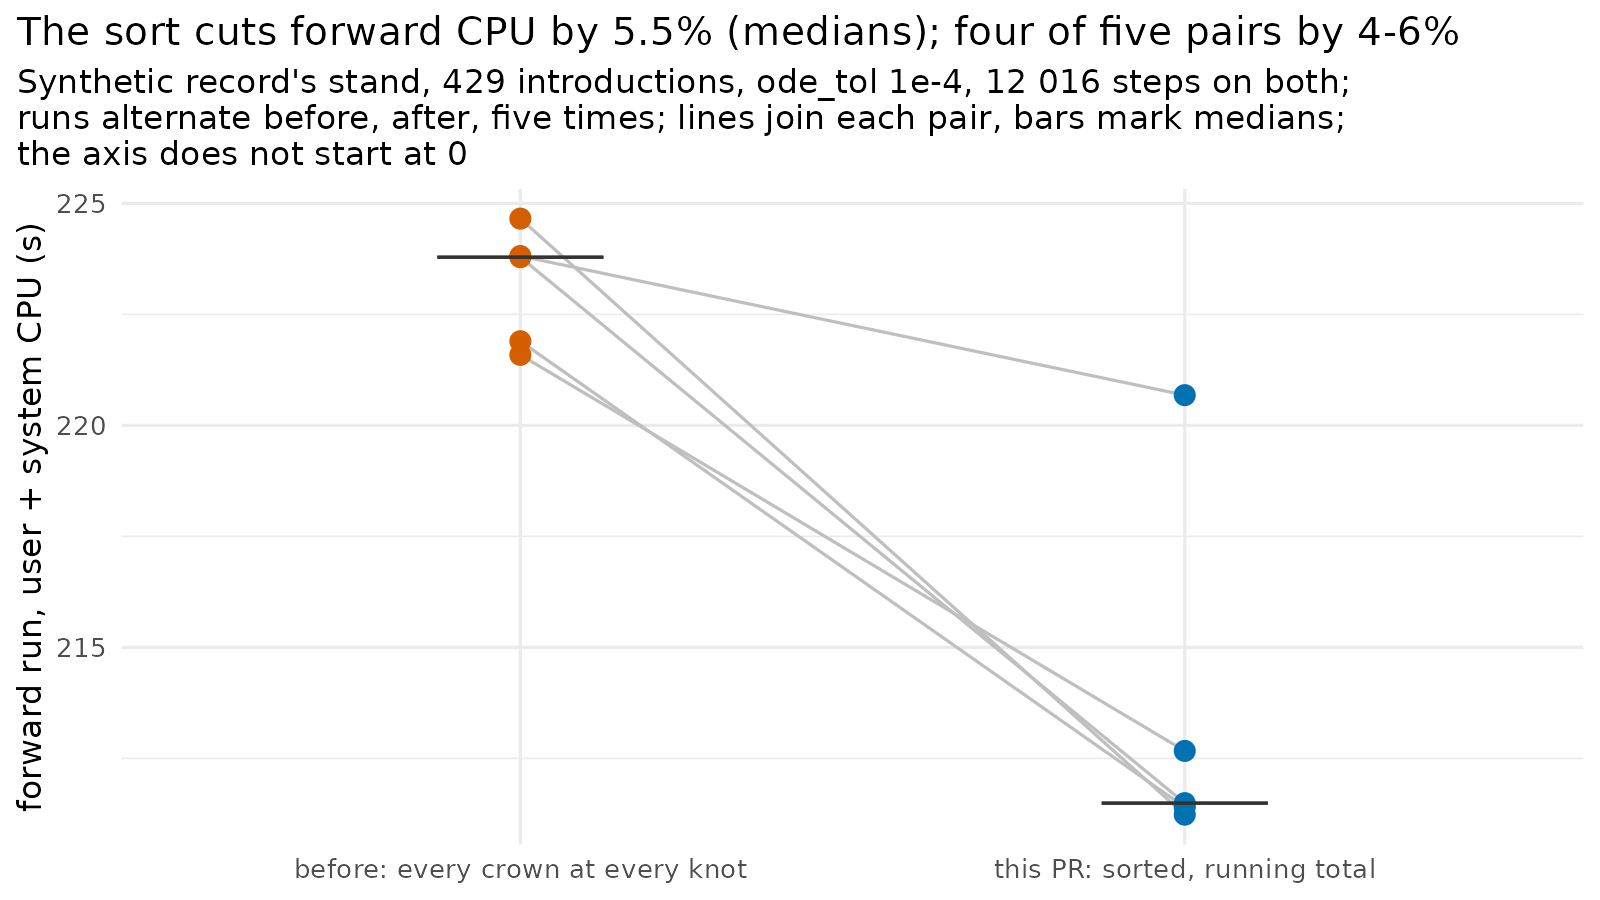

This chart was generated by the following R code:
# plant-114 performance: forward CPU of the synthetic record's stand on B97
# (no sort) and B107 (sort), five interleaved pairs (forward-run.csv).
library(ggplot2)
here <- "/home/user/plant-dev/docs/prs/v2/figures/plant-114"
d <- read.csv(file.path(here, "forward-run.csv"))
d$arm <- ifelse(d$build == "B97", "before: every crown at every knot", "this PR: sorted, running total")
d$arm <- factor(d$arm, levels = c("before: every crown at every knot", "this PR: sorted, running total"))
m <- aggregate(cpu_s ~ arm, d, median)
p <- ggplot(d, aes(arm, cpu_s)) +
  geom_line(aes(group = rep), colour = "grey75") +
  geom_point(aes(colour = arm), size = 3) +
  geom_errorbar(data = m, aes(ymin = cpu_s, ymax = cpu_s), width = 0.25, colour = "grey20") +
  scale_colour_manual(values = c("#D55E00", "#0072B2"), guide = "none") +
  labs(x = NULL, y = "forward run, user + system CPU (s)",
       title = sprintf("The sort cuts forward CPU by %.1f%% (medians); four of five pairs by 4-6%%",
                       -100 * (m$cpu_s[2] / m$cpu_s[1] - 1)),
       subtitle = "Synthetic record's stand, 429 introductions, ode_tol 1e-4, 12 016 steps on both;\nruns alternate before, after, five times; lines join each pair, bars mark medians;\nthe axis does not start at 0") +
  theme_minimal(base_size = 12) + theme(plot.background = element_rect(fill = "white", colour = NA), plot.title.position = "plot")
ragg::agg_png(file.path(here, "forward.png"), width = 8, height = 4.5, units = "in", res = 200)
print(p); invisible(dev.off())
w <- reshape(d[, c("rep", "build", "cpu_s")], idvar = "rep", timevar = "build", direction = "wide")
cat(sprintf("pairs B107/B97 - 1: %s; J identical across builds: %s; accepted %s\n",
            paste(sprintf("%+.1f%%", 100 * (w$cpu_s.B107 / w$cpu_s.B97 - 1)), collapse = " "),
            paste(unique(d$J), collapse = " vs "), paste(unique(d$accepted), collapse = "/")))
